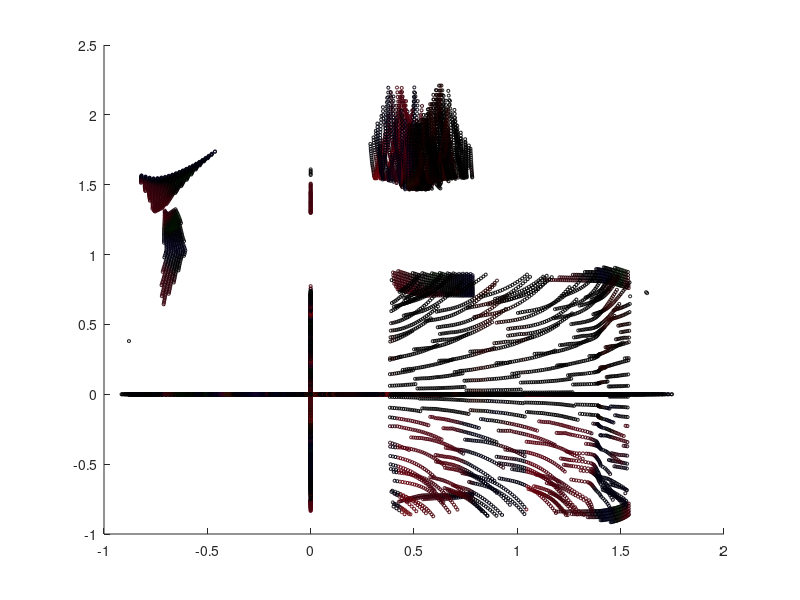
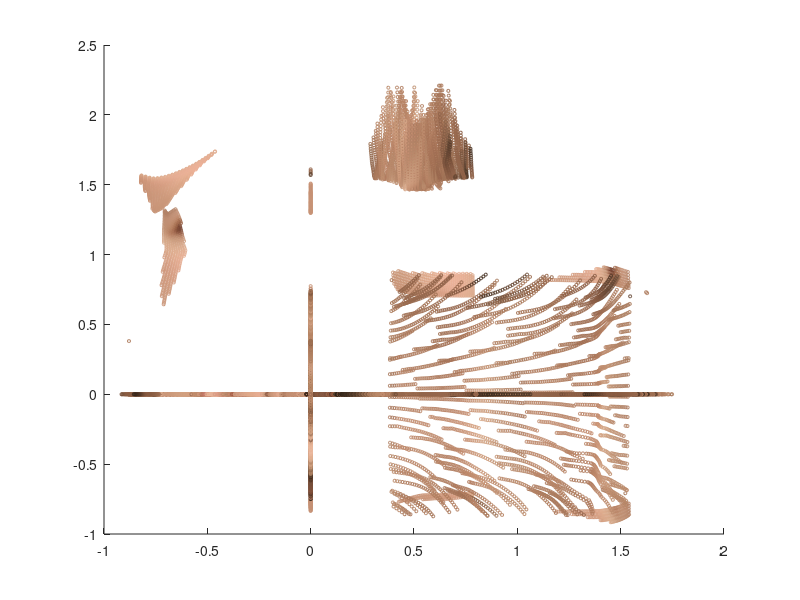

Write the MATLAB code that produced these figures, in order.
clear
close all

fileID = fopen('color.txt','r');
A = fscanf(fileID, '%f');
colors = zeros(3, 53149);
 
colors(1,:) = A(1:53149);
colors(2,:) = A(53150:53149+53149);
colors(3,:) = A(53150+53149:159447);

fileID = fopen('projected.txt','r');
A = fscanf(fileID, '%f');
projected = zeros(2, 53149);
 
projected(1,:) = A(1:53149);
projected(2,:) = A(53150:53149+53149);

figure(1)
scatter(projected(1,:),projected(2,:),5, colors.')

fileID = fopen('reflectance.txt','r');
A = fscanf(fileID, '%f');
reflectance = zeros(3, 53149);
reflectance(1,:) = A(1:53149);
reflectance(2,:) = A(53150:53149+53149);
reflectance(3,:) = A(53150+53149:159447);

figure(2)
scatter(projected(1,:),projected(2,:),5, reflectance.')

norm(colors - reflectance)

fileID = fopen('normals.txt','r');
A = fscanf(fileID, '%f');
normals(1,:) = A(1:53149);
normals(2,:) = A(53150:53149+53149);
normals(3,:) = A(53150+53149:159447);

% figure(3)
% scatter3(normals(1,:), normals(2,:), normals(3,:), 1);